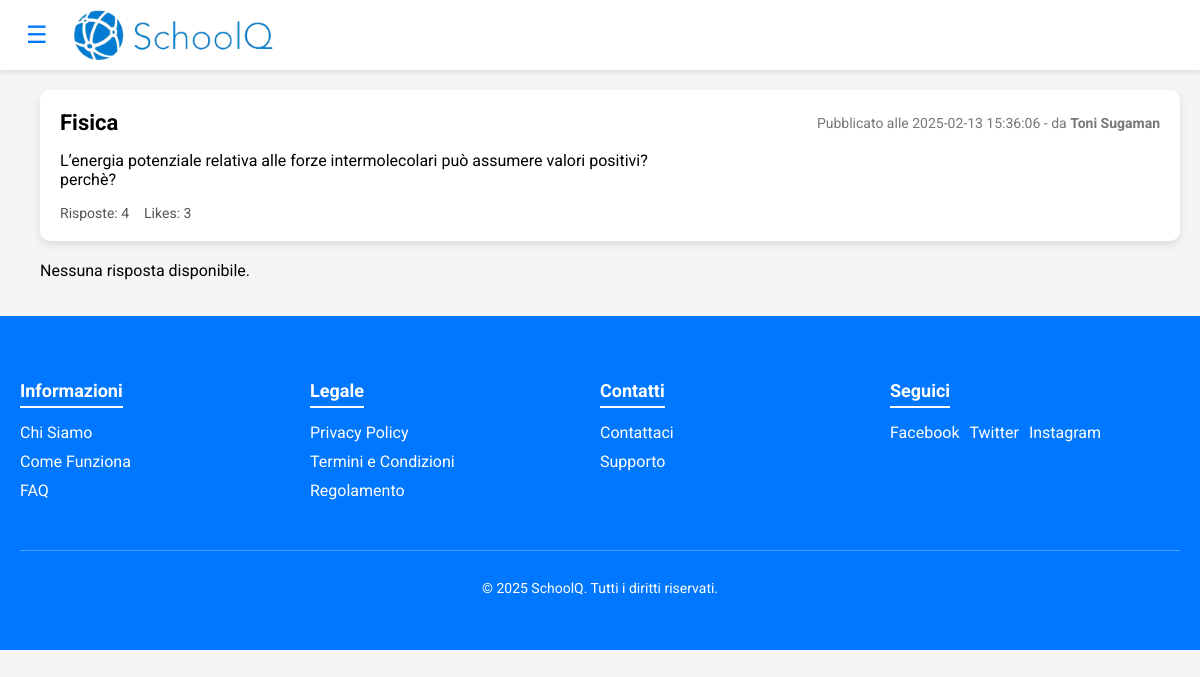
The page /php_front/risposta.php?id=2 on the database its author committed.
### tables this page shows
CREATE TABLE `domande` (
  `questionID` int(11) NOT NULL,
  `dataPubbl` datetime NOT NULL,
  `QuestionText` varchar(1000) NOT NULL,
  `nLike` int(11) NOT NULL DEFAULT 0,
  `categoriaID` int(11) NOT NULL,
  `userID` int(11) NOT NULL
);

CREATE TABLE `categorie` (
  `IDCategoria` int(11) NOT NULL,
  `nome` varchar(40) NOT NULL,
  `descrizione` varchar(100) NOT NULL
);

CREATE TABLE `utenti` (
  `userID` int(11) NOT NULL,
  `nome` varchar(30) NOT NULL,
  `cognome` varchar(30) NOT NULL,
  `email` varchar(100) NOT NULL,
  `password` varchar(100) NOT NULL,
  `privilegio` enum('USER','MODER','ADMIN') NOT NULL DEFAULT 'USER'
);

### php_front/risposta.php (the view, shortened to what this page needs)
<?php
    $iddomanda = isset($_GET['id']) ? intval($_GET['id']) : 0;
    $servername = "localhost";
    $username = "root";
    $password = "";
    $dbname = "schoolq";
    $conn = new mysqli($servername, $username, $password, $dbname);
    $conn->set_charset("utf8mb4");
    $stmt = $conn->prepare("SELECT r.*, u.nome, u.cognome FROM risposte r
                        JOIN utenti u ON r.userID = u.userID
                        WHERE r.questionID = ?");
    $stmt->bind_param("i", $iddomanda);
    $stmt->execute();
    $result = $stmt->get_result();
    $stmt_domanda = $conn->prepare("SELECT d.*, u.nome, u.cognome, c.nome AS nomecat FROM domande d
                                    JOIN utenti u ON d.userID = u.userID
                                    JOIN categorie c ON c.IDCategoria = d.categoriaID
                                    WHERE QuestionID = ?");
    $stmt_domanda->bind_param("i", $iddomanda);
    $stmt_domanda->execute();
    $domanda = $stmt_domanda->get_result();
?>
<!DOCTYPE html>
<html lang="it">
<head>
  <link rel="stylesheet" href="../CSS/menuCSS.css">
</head>
<body>
  <header class="top-navbar">
    <div class="nav-container">
      <div class="logo">
        <button class="toggle-btn" onclick="toggleSidebar()">&#9776;</button>
        <img src="../Immagini/mondo01.png" alt="SchoolQ Logo">
      </div>
    </div>
  </header>
  <div id="main-content" class="main-content">
    <div id="domanda" class="domanda">
      <?php
      if ($domanda->num_rows > 0) {
          $row = $domanda->fetch_assoc();
          echo '<div class="question-item">';
          echo   '<div class="question-header">';
          echo     '<h3 class="question-title">' . htmlspecialchars($row["nomecat"]) . '</h3>';
          echo     '<div class="question-meta">Pubblicato alle ' . $row["dataPubbl"] . ' - da <strong>' . $row['nome'] . ' ' . $row['cognome'] . '</strong></div>';
          echo   '</div>';
          echo   '<div class="question-body">';
          echo     '<p>' . nl2br(htmlspecialchars($row["QuestionText"])) . '</p>';
          echo   '</div>';
          echo   '<div class="question-footer">';
          echo     '<div class="question-stats">';
          echo       '<span>Risposte: 4</span>';
          echo       '<span>Likes: ' . htmlspecialchars($row["nLike"]) . '</span>';
          echo     '</div>';
          echo   '</div>';
          echo '</div>';
      } else {
          echo "<p>Nessuna domanda disponibile.</p>";
      }
      ?>
    </div>
    <div class="risposte">
      <?php
      if ($result->num_rows > 0) {
          echo '<div class="question-item">';
          while($row = $result->fetch_assoc()){
              echo '<div class="question-header">';
              echo   '<div class="question-meta">Pubblicato alle ' . $row["dataPubbl"] . ' - da <strong>' . $row['nome'] . ' ' . $row['cognome'] . '</strong></div>';
              echo '</div>';
              echo '<div class="question-body">';
              echo   '<p>' . nl2br(htmlspecialchars($row["testoRisposta"])) . '</p>';
              echo '</div>';
              echo '<div class="question-footer">';
              echo   '<div class="question-stats">';
              echo     '<span>Likes: ' . htmlspecialchars($row["nLike"]) . '</span>';
              echo   '</div>';
              echo '</div>';
              echo '<hr>';
          }
          echo '</div>';
      } else {
          echo "<p>Nessuna risposta disponibile.</p>";
      }
      ?>
    </div>
  </div>
  <footer class="footer">
    <div class="footer-container">
      <div class="footer-section">
        <h4>Informazioni</h4>
        <ul>
          <li><a href="chi-siamo.html">Chi Siamo</a></li>
          <li><a href="guida.html">Come Funziona</a></li>
          <li><a href="faq.html">FAQ</a></li>
        </ul>
      </div>
      <div class="footer-section">
        <h4>Legale</h4>
        <ul>
          <li><a href="privacy.html">Privacy Policy</a></li>
          <li><a href="termini.html">Termini e Condizioni</a></li>
          <li><a href="regolamento.html">Regolamento</a></li>
        </ul>
      </div>
      <div class="footer-section">
        <h4>Contatti</h4>
        <ul>
          <li><a href="contact.html">Contattaci</a></li>
          <li><a href="supporto.html">Supporto</a></li>
        </ul>
      </div>
      <div class="footer-section social">
        <h4>Seguici</h4>
        <ul>
          <li><a href="https://facebook.com/tuoforum" target="_blank">Facebook</a></li>
          <li><a href="https://twitter.com/tuoforum" target="_blank">Twitter</a></li>
          <li><a href="https://instagram.com/tuoforum" target="_blank">Instagram</a></li>
        </ul>
      </div>
      <div class="footer-bottom">
        <p>&copy; 2025 SchoolQ. Tutti i diritti riservati.</p>
      </div>
    </div>
  </footer>
</body>
</html>

### CSS/menuCSS.css (style rules this page uses)
body { margin: 0; padding: 0; font-family: 'Roboto', sans-serif; background-color: #f5f5f5; }
.top-navbar { position: fixed; top: 0; left: 0; width: 100%; background-color: #ffffff; box-shadow: 0 2px 5px rgba(0,0,0,0.1); z-index: 1100; padding: 10px 0; }
.nav-container { max-width: 1200px; margin: 100 auto; display: flex; align-items: center; padding: 0 20px; }
.nav-container .logo { display: flex; align-items: center; }
.nav-container .logo img { max-height: 50px; margin-right: 1200px; }
.toggle-btn { font-size: 24px; background: none; border: none; color: #0077ff; cursor: pointer; margin-right: 20px; }
.main-content { margin-top: 70px; padding: 20px; transition: margin-left 0.3s ease; margin-left: 20px; }
.question-item { background-color: #fff; border-radius: 10px; padding: 20px; margin-bottom: 20px; box-shadow: 0 4px 8px rgba(0,0,0,0.1); transition: transform 0.2s; }
.question-header { display: flex; justify-content: space-between; align-items: center; margin-bottom: 10px; }
.question-title { font-size: 22px; margin: 0; }
.question-meta { font-size: 14px; color: #777; }
.question-body { font-size: 16px; margin: 10px 0; }
.question-footer { display: flex; justify-content: space-between; align-items: center; margin-top: 10px; }
.question-stats { font-size: 14px; color: #555; }
.question-stats span { margin-right: 15px; }
.footer { background-color: #0077ff; color: #fff; padding: 40px 20px; font-family: 'Roboto', sans-serif; }
.footer-container { max-width: 1200px; margin: 0 auto; display: flex; flex-wrap: wrap; justify-content: space-between; }
.footer-section { flex: 1; min-width: 200px; margin-bottom: 20px; }
.footer-section h4 { font-size: 18px; margin-bottom: 15px; border-bottom: 2px solid #fff; display: inline-block; padding-bottom: 5px; }
.footer-section ul { list-style: none; padding: 0; margin: 0; }
.footer-section ul li { margin-bottom: 10px; }
.footer-section ul li a { text-decoration: none; color: #fff; transition: color 0.3s ease; }
.footer-section.social ul { display: flex; gap: 10px; }
.footer-section.social ul li { margin-bottom: 0; }
.footer-bottom { width: 100%; text-align: center; border-top: 1px solid rgba(255, 255, 255, 0.3); padding-top: 15px; margin-top: 20px; font-size: 14px; }

### rows shown on the page
domande: categoriaID.nome "Fisica", dataPubbl "2025-02-13 15:36:06", userID.nome "Toni", userID.cognome "Sugaman", QuestionText "L’energia potenziale relativa alle forze intermolecolari può assumere valori positivi? perchè?", nLike "3"
